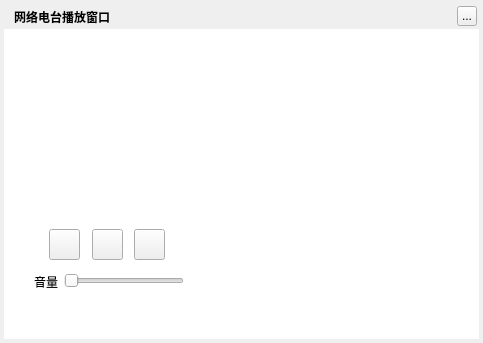
<?xml version="1.0" encoding="UTF-8"?>
<ui version="4.0">
 <class>MusicWebMusicRadioWidget</class>
 <widget class="QWidget" name="MusicWebMusicRadioWidget">
  <property name="geometry">
   <rect>
    <x>0</x>
    <y>0</y>
    <width>483</width>
    <height>343</height>
   </rect>
  </property>
  <property name="windowTitle">
   <string>网络电台播放窗口</string>
  </property>
  <widget class="QLabel" name="background">
   <property name="geometry">
    <rect>
     <x>4</x>
     <y>4</y>
     <width>475</width>
     <height>335</height>
    </rect>
   </property>
   <property name="text">
    <string/>
   </property>
  </widget>
  <widget class="QLabel" name="topTitleName">
   <property name="geometry">
    <rect>
     <x>14</x>
     <y>4</y>
     <width>121</width>
     <height>25</height>
    </rect>
   </property>
   <property name="styleSheet">
    <string notr="true">color:&quot;#FFFFFF&quot;;font-weight:bold</string>
   </property>
   <property name="text">
    <string>网络电台播放窗口</string>
   </property>
  </widget>
  <widget class="QToolButton" name="topTitleCloseButton">
   <property name="geometry">
    <rect>
     <x>457</x>
     <y>6</y>
     <width>20</width>
     <height>20</height>
    </rect>
   </property>
   <property name="text">
    <string>...</string>
   </property>
  </widget>
  <widget class="QPushButton" name="playButton">
   <property name="geometry">
    <rect>
     <x>92</x>
     <y>229</y>
     <width>31</width>
     <height>31</height>
    </rect>
   </property>
   <property name="text">
    <string/>
   </property>
  </widget>
  <widget class="MusicClickedSlider" name="volumeSlider">
   <property name="geometry">
    <rect>
     <x>64</x>
     <y>271</y>
     <width>120</width>
     <height>20</height>
    </rect>
   </property>
   <property name="orientation">
    <enum>Qt::Horizontal</enum>
   </property>
  </widget>
  <widget class="QLabel" name="label_2">
   <property name="geometry">
    <rect>
     <x>34</x>
     <y>274</y>
     <width>31</width>
     <height>16</height>
    </rect>
   </property>
   <property name="text">
    <string>音量</string>
   </property>
  </widget>
  <widget class="QWidget" name="backgroundMask" native="true">
   <property name="geometry">
    <rect>
     <x>4</x>
     <y>29</y>
     <width>475</width>
     <height>310</height>
    </rect>
   </property>
   <property name="styleSheet">
    <string notr="true">background:white;</string>
   </property>
  </widget>
  <widget class="QLabel" name="lrcLabel">
   <property name="geometry">
    <rect>
     <x>193</x>
     <y>34</y>
     <width>270</width>
     <height>290</height>
    </rect>
   </property>
  </widget>
  <widget class="MusicRoundAnimationLabel" name="artistLabel" native="true">
   <property name="geometry">
    <rect>
     <x>34</x>
     <y>69</y>
     <width>150</width>
     <height>150</height>
    </rect>
   </property>
  </widget>
  <widget class="QPushButton" name="previousButton">
   <property name="geometry">
    <rect>
     <x>49</x>
     <y>229</y>
     <width>31</width>
     <height>31</height>
    </rect>
   </property>
   <property name="text">
    <string/>
   </property>
  </widget>
  <widget class="QPushButton" name="nextButton">
   <property name="geometry">
    <rect>
     <x>134</x>
     <y>229</y>
     <width>31</width>
     <height>31</height>
    </rect>
   </property>
   <property name="text">
    <string/>
   </property>
  </widget>
  <widget class="QLabel" name="positionLabel">
   <property name="geometry">
    <rect>
     <x>34</x>
     <y>294</y>
     <width>75</width>
     <height>30</height>
    </rect>
   </property>
   <property name="styleSheet">
    <string notr="true">font-size:20px;font-weight:bold;color:white</string>
   </property>
   <property name="alignment">
    <set>Qt::AlignRight|Qt::AlignTrailing|Qt::AlignVCenter</set>
   </property>
  </widget>
  <widget class="QLabel" name="durationLabel">
   <property name="geometry">
    <rect>
     <x>109</x>
     <y>294</y>
     <width>75</width>
     <height>30</height>
    </rect>
   </property>
   <property name="styleSheet">
    <string notr="true">font-size:15px;font-weight:bold;color:white;</string>
   </property>
  </widget>
  <widget class="MusicMarqueeWidget" name="titleWidget" native="true">
   <property name="geometry">
    <rect>
     <x>34</x>
     <y>34</y>
     <width>150</width>
     <height>25</height>
    </rect>
   </property>
  </widget>
  <zorder>background</zorder>
  <zorder>backgroundMask</zorder>
  <zorder>topTitleName</zorder>
  <zorder>topTitleCloseButton</zorder>
  <zorder>playButton</zorder>
  <zorder>volumeSlider</zorder>
  <zorder>label_2</zorder>
  <zorder>artistLabel</zorder>
  <zorder>previousButton</zorder>
  <zorder>nextButton</zorder>
  <zorder>positionLabel</zorder>
  <zorder>durationLabel</zorder>
  <zorder>titleWidget</zorder>
  <zorder>lrcLabel</zorder>
 </widget>
 <customwidgets>
  <customwidget>
   <class>MusicClickedSlider</class>
   <extends>QSlider</extends>
   <header>musicclickedslider.h</header>
  </customwidget>
  <customwidget>
   <class>MusicMarqueeWidget</class>
   <extends>QWidget</extends>
   <header>musicmarqueewidget.h</header>
   <container>1</container>
  </customwidget>
  <customwidget>
   <class>MusicRoundAnimationLabel</class>
   <extends>QWidget</extends>
   <header>musicroundanimationlabel.h</header>
   <container>1</container>
  </customwidget>
 </customwidgets>
 <resources/>
 <connections/>
</ui>
